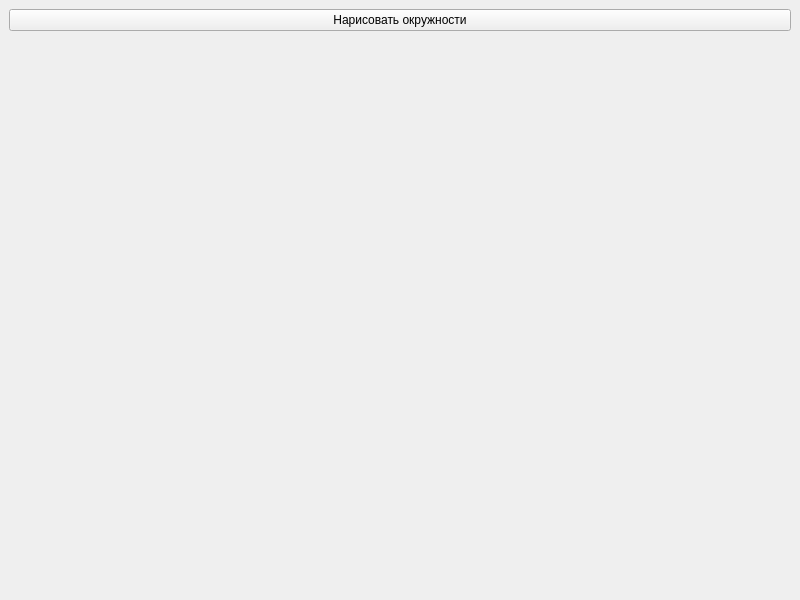
<?xml version="1.0" encoding="UTF-8"?>
<ui version="4.0">
 <class>MainWindow</class>
 <widget class="QMainWindow" name="MainWindow">
  <property name="geometry">
   <rect>
    <x>100</x>
    <y>100</y>
    <width>800</width>
    <height>600</height>
   </rect>
  </property>
  <property name="windowTitle">
   <string>Circle Drawer</string>
  </property>
  <widget class="QWidget" name="centralwidget">
   <layout class="QVBoxLayout" name="verticalLayout">
    <item>
     <widget class="QPushButton" name="pushButton">
      <property name="text">
       <string>Нарисовать окружности</string>
      </property>
     </widget>
    </item>
    <item>
     <widget class="QWidget" name="circleWidget"/>
    </item>
   </layout>
  </widget>
  <centralWidget class="QWidget" name="centralwidget"/>
  <menubar class="QMenuBar" name="menubar"/>
  <statusbar class="QStatusBar" name="statusbar"/>
 </widget>
 <resources/>
 <connections/>
</ui>
